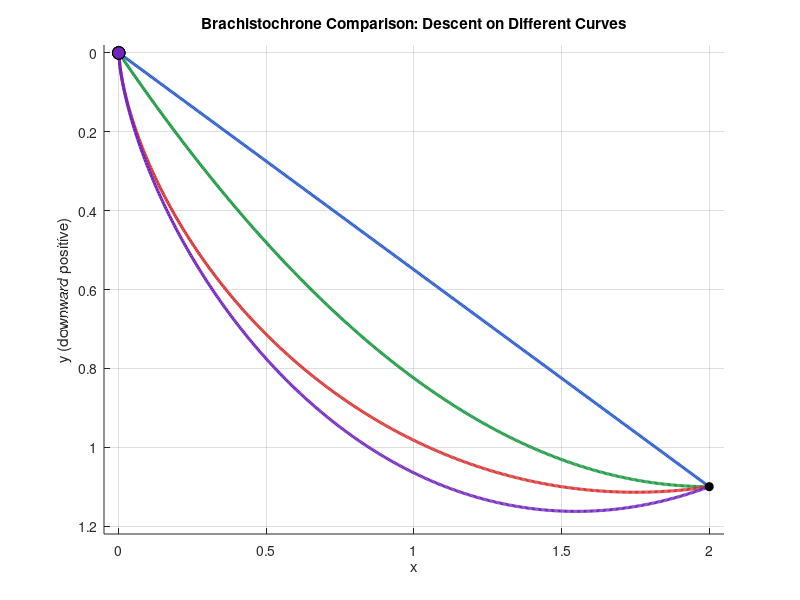

Recreate this plot in MATLAB. (Note: this script raises an error after producing the figure.)
function demo_brachistochrone_animation()
% Create a GIF animation comparing descent on typical curves.
% Curves: straight line, concave parabola, cycloid, and a more-concave cubic.

close all;

outDir = fullfile(fileparts(mfilename('fullpath')), 'figures');
if ~exist(outDir, 'dir')
    mkdir(outDir);
end

gifPath = fullfile(outDir, 'brachistochrone_compare.gif');

g = 9.81;
x0 = 0.0;
x1 = 2.0;
y0 = 0.0;
y1 = 1.1;
n = 500;

x = linspace(x0, x1, n)';
s = (x - x0) / (x1 - x0);

% 1) Straight line
curve(1).name = 'Line';
curve(1).x = x;
curve(1).y = y0 + (y1 - y0) * s;

% 2) Quadratic arc (concave-down, steeper at start then flatter)
curve(2).name = 'Parabola';
curve(2).x = x;
curve(2).y = y0 + (y1 - y0) * (2*s - s.^2);

% 3) Cycloid (analytic brachistochrone)
curve(3).name = 'Cycloid';
curve(3).x = x;
curve(3).y = cycloid_y_on_x(x, x0, x1, y0, y1);

% 4) More-concave curve than cycloid (same endpoints, lower than cycloid)
curve(4).name = 'SuperConcave';
curve(4).x = x;
dyTot = y1 - y0;
bulge = 0.30 * dyTot * s .* (1 - s); % stronger mid-span sag for clearer contrast
curve(4).y = curve(3).y + bulge;

colors = [0.15 0.35 0.80; 0.10 0.60 0.25; 0.85 0.20 0.20; 0.45 0.15 0.75];

% Precompute travel-time maps t(x) for each curve.
for k = 1:numel(curve)
    [curve(k).t, curve(k).tEnd] = travel_time_map(curve(k).x, curve(k).y, g, y0);
end

tMax = max([curve.tEnd]);

fig = figure('Color', 'w', 'Position', [120, 100, 980, 520]);
ax = axes('Parent', fig);
hold(ax, 'on');

for k = 1:numel(curve)
    plot(ax, curve(k).x, curve(k).y, '-', 'LineWidth', 2.2, 'Color', colors(k, :));
end

% Start and end points
plot(ax, x0, y0, 'ko', 'MarkerFaceColor', 'k', 'MarkerSize', 6);
plot(ax, x1, y1, 'ko', 'MarkerFaceColor', 'k', 'MarkerSize', 6);

% Moving markers
for k = 1:numel(curve)
    curve(k).hBall = plot(ax, x0, y0, 'o', ...
        'MarkerSize', 9, ...
        'MarkerFaceColor', colors(k, :), ...
        'MarkerEdgeColor', 'k');
end

set(ax, 'YDir', 'reverse');
grid(ax, 'on');
axis(ax, [x0 - 0.05, x1 + 0.05, y0 - 0.02, y1 + 0.12]);
xlabel(ax, 'x');
ylabel(ax, 'y (downward positive)');
title(ax, 'Brachistochrone Comparison: Descent on Different Curves');

legendLabels = strings(1, numel(curve));
for k = 1:numel(curve)
    legendLabels(k) = sprintf('%s: T=%.3f s', curve(k).name, curve(k).tEnd);
end
legend(ax, legendLabels, 'Location', 'best');

timeText = text(ax, x0 + 0.05, y0 + 0.08, 't = 0.000 s', 'FontSize', 12, 'FontWeight', 'bold');

nFrames = 220;
delay = 0.03;

for f = 1:nFrames
    tau = (f - 1) / (nFrames - 1);
    tNow = tau * tMax;
    
    for k = 1:numel(curve)
        tClamped = min(tNow, curve(k).tEnd);
        xNow = interp1(curve(k).t, curve(k).x, tClamped, 'pchip');
        yNow = interp1(curve(k).t, curve(k).y, tClamped, 'pchip');
        set(curve(k).hBall, 'XData', xNow, 'YData', yNow);
    end
    
    set(timeText, 'String', sprintf('t = %.3f s', tNow));
    drawnow;
    
    frame = getframe(fig);
    img = frame2im(frame);
    [A, map] = rgb2ind(img, 256);
    
    if f == 1
        imwrite(A, map, gifPath, 'gif', 'LoopCount', Inf, 'DelayTime', delay);
    else
        imwrite(A, map, gifPath, 'gif', 'WriteMode', 'append', 'DelayTime', delay);
    end
end

fprintf('GIF saved: %s\n', gifPath);
for k = 1:numel(curve)
    fprintf('%s total time: %.6f s\n', curve(k).name, curve(k).tEnd);
end
end

function y = cycloid_y_on_x(xQuery, x0, x1, y0, y1)
% Compute cycloid y(x) by solving endpoint parameter and interpolating.

dx = x1 - x0;
dy = y1 - y0;
assert(dx > 0 && dy > 0, 'Require x1>x0 and y1>y0 for this setup.');

r = dx / dy;
fun = @(th) (th - sin(th)) ./ (1 - cos(th)) - r;
theta1 = fzero(fun, [1e-6, 2*pi - 1e-6]);
a = dy / (1 - cos(theta1));

theta = linspace(0, theta1, 4000)';
x = x0 + a * (theta - sin(theta));
y = y0 + a * (1 - cos(theta));

y = interp1(x, y, xQuery, 'pchip');
end

function [t, tEnd] = travel_time_map(x, y, g, yStart)
% Build cumulative travel time t(x) using dt = ds / sqrt(2g(y-yStart)).

dx = diff(x);
dy = diff(y);
ds = sqrt(dx.^2 + dy.^2);

yMid = 0.5 * (y(1:end-1) + y(2:end));
head = max(yMid - yStart, 1e-12);
vMid = sqrt(2 * g * head);
dt = ds ./ vMid;

t = [0; cumsum(dt)];
tEnd = t(end);
end
